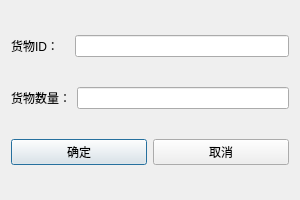
<?xml version="1.0" encoding="UTF-8"?>
<ui version="4.0">
 <class>Dialog</class>
 <widget class="QDialog" name="Dialog">
  <property name="geometry">
   <rect>
    <x>0</x>
    <y>0</y>
    <width>300</width>
    <height>200</height>
   </rect>
  </property>
  <property name="windowTitle">
   <string>进货</string>
  </property>
  <layout class="QVBoxLayout" name="verticalLayout">
   <item>
    <layout class="QHBoxLayout" name="horizontalLayout_goodsId">
     <item>
      <widget class="QLabel" name="label_goodsId">
       <property name="text">
        <string>货物ID：   </string>
       </property>
      </widget>
     </item>
     <item>
      <widget class="QLineEdit" name="lineEdit_goodsId"/>
     </item>
    </layout>
   </item>
   <item>
    <layout class="QHBoxLayout" name="horizontalLayout_goodsNum">
     <item>
      <widget class="QLabel" name="label_goodsNum">
       <property name="text">
        <string>货物数量：</string>
       </property>
      </widget>
     </item>
     <item>
      <widget class="QLineEdit" name="lineEdit_goodsNum"/>
     </item>
    </layout>
   </item>
   <item>
    <layout class="QHBoxLayout" name="horizontalLayout_buttons">
     <item>
      <widget class="QPushButton" name="button_confirm">
       <property name="text">
        <string>确定</string>
       </property>
      </widget>
     </item>
     <item>
      <widget class="QPushButton" name="button_cancel">
       <property name="text">
        <string>取消</string>
       </property>
      </widget>
     </item>
    </layout>
   </item>
  </layout>
 </widget>
 <resources/>
 <connections/>
</ui>
